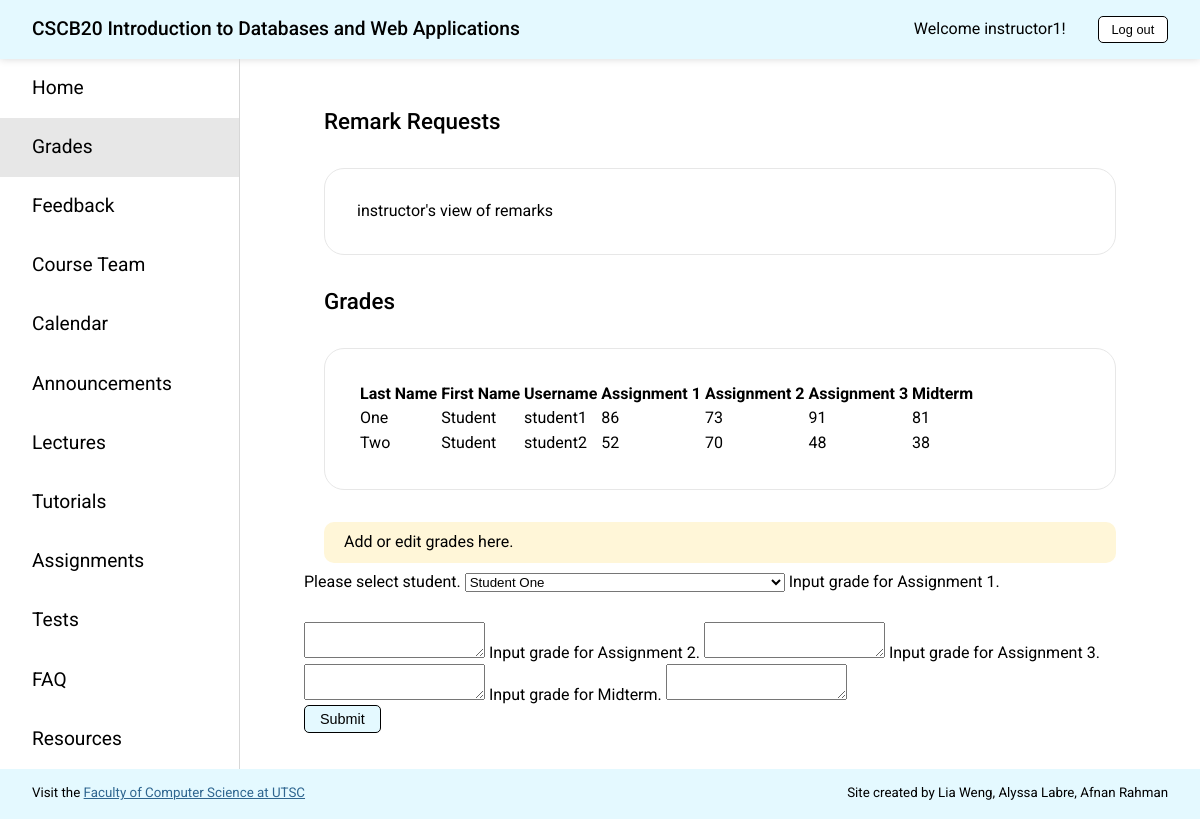
The app's page /grades (signed in), older data.
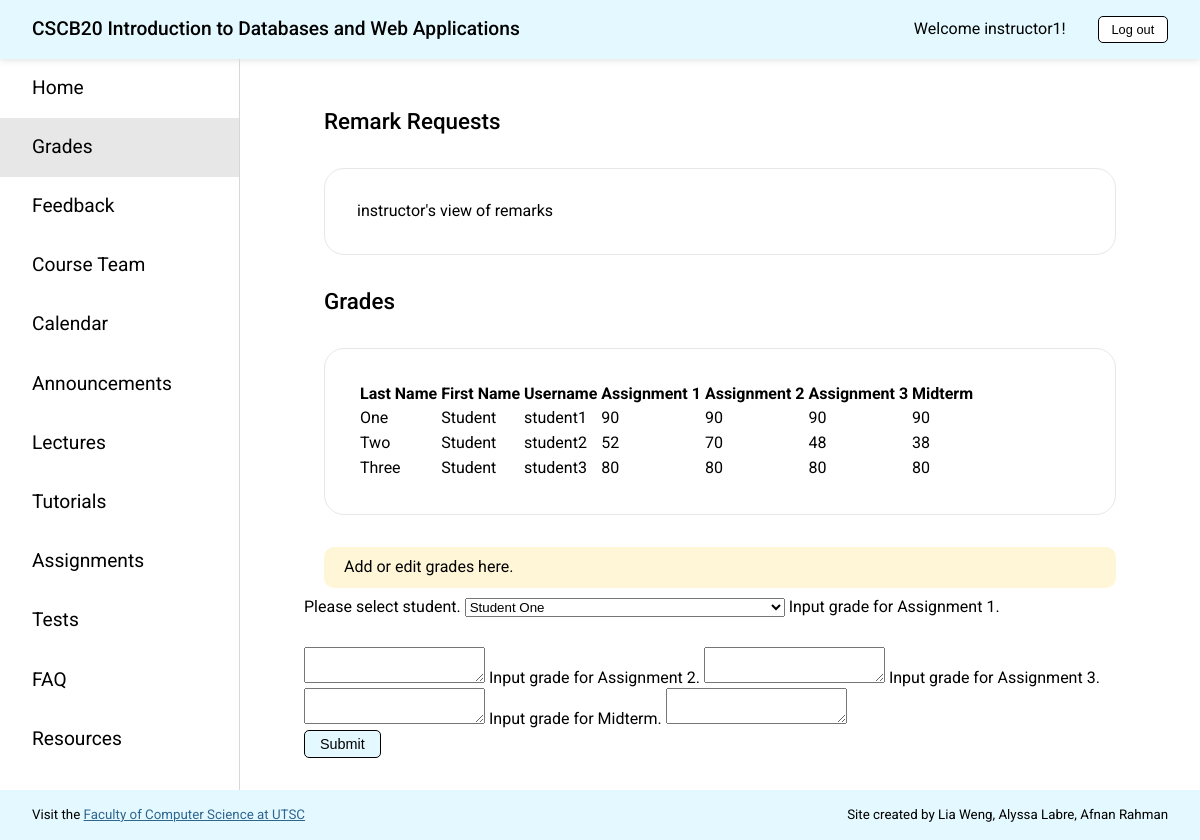
The same page, newer data.
### app.py (models this page shows, shortened)
class Student(db.Model):
    __tablename__ = 'Student'
    id = db.Column(db.Integer, primary_key=True)
    username = db.Column(db.String(20), unique=True, nullable=False)
    password = db.Column(db.String(20), nullable=False)
    first_name = db.Column(db.String(40), nullable=False)
    last_name = db.Column(db.String(40), nullable=False)
    a1 = db.Column(db.Integer)
    a2 = db.Column(db.Integer)
    a3 = db.Column(db.Integer)
    midterm = db.Column(db.Integer)
    remark = db.relationship('Remark', backref='student', lazy=True)

### app.py (the view)
@app.route('/grades', methods=['GET', 'POST'])
def grades():
    check_authorization()
    students = get_allstudents()
    if request.method == 'GET':
        if session['type'] == 'student':
            student = get_student(session['user'])
            return render_template('grades_s.html', page='grades', student=student)
        else:
            return render_template('grades_i.html', page='grades', students=students)
    else:
        return add_grades(request.form["student"], request.form["a1"], request.form["a2"], request.form["a3"], request.form["midterm"], students=students)

### app.py (called while the page is built)
def check_authorization():
    if "user" not in session:
        abort(403, "Please sign in to access this page.")

def get_allstudents():
    return Student.query.all()

### templates/grades_i.html (shortened to what this page needs)
<!DOCTYPE html>
<html lang="en">
<head>
  <link rel="stylesheet" href="{{ url_for('static', filename='styles.css') }}">
</head>
<body>
  {% extends "template.html" %}
  {% block content %}
  <div class="content">
    <h1 class="page-title">Remark Requests</h1>
    <div class="description">
      instructor's view of remarks
    </div>
    <h1 class="page-title">Grades</h1>
    <div class="description">
      <table class="grade-display">
        <tr>
          <th>Last Name</th>
          <th>First Name</th>
          <th>Username</th>
          <th>Assignment 1</th>
          <th>Assignment 2</th>
          <th>Assignment 3</th>
          <th>Midterm</th>
        </tr>
        {% for student in students %}
        <tr>
          <td>{{student.last_name}}</td>
          <td>{{student.first_name}}</td>
          <td>{{student.username}}</td>
          <td>{{student.a1}}</td>
          <td>{{student.a2}}</td>
          <td>{{student.a3}}</td>
          <td>{{student.midterm}}</td>
        </tr>
        {% endfor%}
      </table>
    </div>
    <p class="message">Add or edit grades here.</p>
    <form class="addgrades-form" action="http://127.0.0.1:5000/grades" method="post">
      <label for="student">Please select student.</label>
      <select name="student">
        {% for student in students %}
        <option value={{student.username}}>{{student.first_name}} {{student.last_name}}</option>
        {% endfor %}
      </select>
      <label for="a1">Input grade for Assignment 1.</label>
      <textarea id="a1" name="a1" maxlength="3"></textarea>
      <label for="a2">Input grade for Assignment 2.</label>
      <textarea id="a2" name="a2" maxlength="3"></textarea>
      <label for="a3">Input grade for Assignment 3.</label>
      <textarea id="a3" name="a3" maxlength="3"></textarea>
      <label for="midterm">Input grade for Midterm.</label>
      <textarea id="midterm" name="midterm" maxlength="midterm"></textarea>
      <div>
        <button type="submit">Submit</button>
      </div>
    </form>
  </div>
  {% endblock %}

### templates/template.html (shortened to what this page needs)
<!DOCTYPE html>
<html lang="en">
<head>
  <link rel="stylesheet" href="{{ url_for('static', filename='styles.css') }}">
</head>
<body>
  <div class="header">
    <h2>CSCB20 <span class="course-title">Introduction to Databases and Web Applications</span></h2>
    <div class="header-right">
      <p>Welcome {{session['user']}}!</p>
      <a href="{{url_for('logout')}}"><button class="logout-button">Log out</button></a>
    </div>
  </div>
  <div class="wrapper">
    <nav>
      <a href="{{ url_for('home') }}" class={% if page=="home" %} "selected" {% endif %}>
        Home
      </a>
      <a href="{{ url_for('grades') }}" class={% if page=="grades" %} "selected" {% endif %}>
        Grades
      </a>
      <a href="{{ url_for('feedback') }}" class={% if page=="feedback" %} "selected" {% endif %}>
        Feedback
      </a>
      <a href="{{ url_for('team') }}" class={% if page=="team" %} "selected" {% endif %}>
        Course&nbsp;Team
      </a>
      <a href="{{ url_for('calendar') }}" class={% if page=="calendar" %} "selected" {% endif %}>
        Calendar
      </a>
      <a href="{{ url_for('announcements') }}" class={% if page=="announcements" %} "selected" {% endif %}>
        Announcements
      </a>
      <a href="{{ url_for('lectures') }}" class={% if page=="lectures" %} "selected" {% endif %}>
        Lectures
      </a>
      <a href="{{ url_for('tutorials') }}" class={% if page=="tutorials" %} "selected" {% endif %}>
        Tutorials
      </a>
      <a href="{{ url_for('assignments') }}" class={% if page=="assignments" %} "selected" {% endif %}>
        Assignments
      </a>
      <a href="{{ url_for('tests') }}" class={% if page=="tests" %} "selected" {% endif %}>
        Tests
      </a>
      <a href="{{ url_for('faq') }}" class={% if page=="faq" %} "selected" {% endif %}>
        FAQ
      </a>
      <a href="{{ url_for('resources') }}" class={% if page=="resources" %} "selected" {% endif %}>
        Resources
      </a>
    </nav>
    {% block content %}
    {% endblock %}
  </div>
  <div class="footer">
    <small>Visit the <a href="https://www.utsc.utoronto.ca/cms/faculty-of-computer-science" target="_blank">Faculty of
        Computer Science
        at UTSC</a></small>
    <small>Site created by Lia Weng, Alyssa Labre, Afnan Rahman</small>
  </div>
</body>
</html>

### static/styles.css (style rules this page uses)
@media screen and (min-width: 770px) { html { font-size: 16px; } }
body { box-sizing: border-box; margin: 0; padding: 0; font-family: "Roboto", sans-serif; line-height: 130%; }
p { margin: 0; }
h1 { font-size: 1.4rem; font-weight: 400; line-height: 130%; margin: 0; }
h2 { font-size: 1.2rem; font-weight: 500; margin: 0; }
a { color: #2f6690; }
button { background-color: #e4f9ff; border: 1px solid black; padding: 5px 15px; border-radius: 5px; font-size: 0.9rem; }
select { margin: 10px 0 30px 0; width: 20rem; }
.page-title { margin: 1rem 20px 2rem 20px; font-weight: 500; }
.message { background-color: #fff6d8; padding: 10px 20px; border-radius: 10px; margin: 0 20px; }
.description { margin: 2rem 20px; padding: 2rem; border: 1px solid #e7e7e7; border-radius: 20px; display: flex; flex-direction: column; align-items: flex-start; }
@media screen and (min-width: 551px) { .wrapper { display: grid; grid-template-columns: 1fr 4fr; } }
.header { background-color: #e4f9ff; padding: 1rem 2rem; display: flex; justify-content: space-between; align-items: center; box-shadow: 0 0 8px #d7d7d7; position: sticky; top: 0; z-index: 1; }
.header-right { display: flex; align-items: center; margin-left: 2rem; }
.header-right p { width: auto; }
.logout-button { margin-left: 2rem; background-color: white; border: 1px solid black; border-radius: 5px; font-size: 0.8rem; padding: 0.3rem 0.8rem; }
@media screen and (min-width: 551px) { nav { border-right: 1px solid #d7d7d7; display: flex; flex-direction: column; } }
@media screen and (min-width: 551px) { nav a { color: black; text-decoration: none; font-size: 1.2rem; font-weight: 400; padding: 1.2rem 2rem; } }
.selected { background-color: #e7e7e7; }
.content { min-height: 80vh; }
@media screen and (min-width: 770px) { .content { padding: 2rem 4rem; } }
@media screen and (min-width: 770px) { .footer { background-color: #e4f9ff; height: 5vh; padding: 5px 2rem; display: flex; align-items: center; justify-content: space-between; } }

Row changes from the older to the newer data that the page shows:
changed Student "One": a1 "86" → "90"; a2 "73" → "90"; a3 "91" → "90"; midterm "81" → "90"
added Student: last_name "Three", first_name "Student", username "student3", a1 "80", a2 "80", a3 "80", midterm "80"
